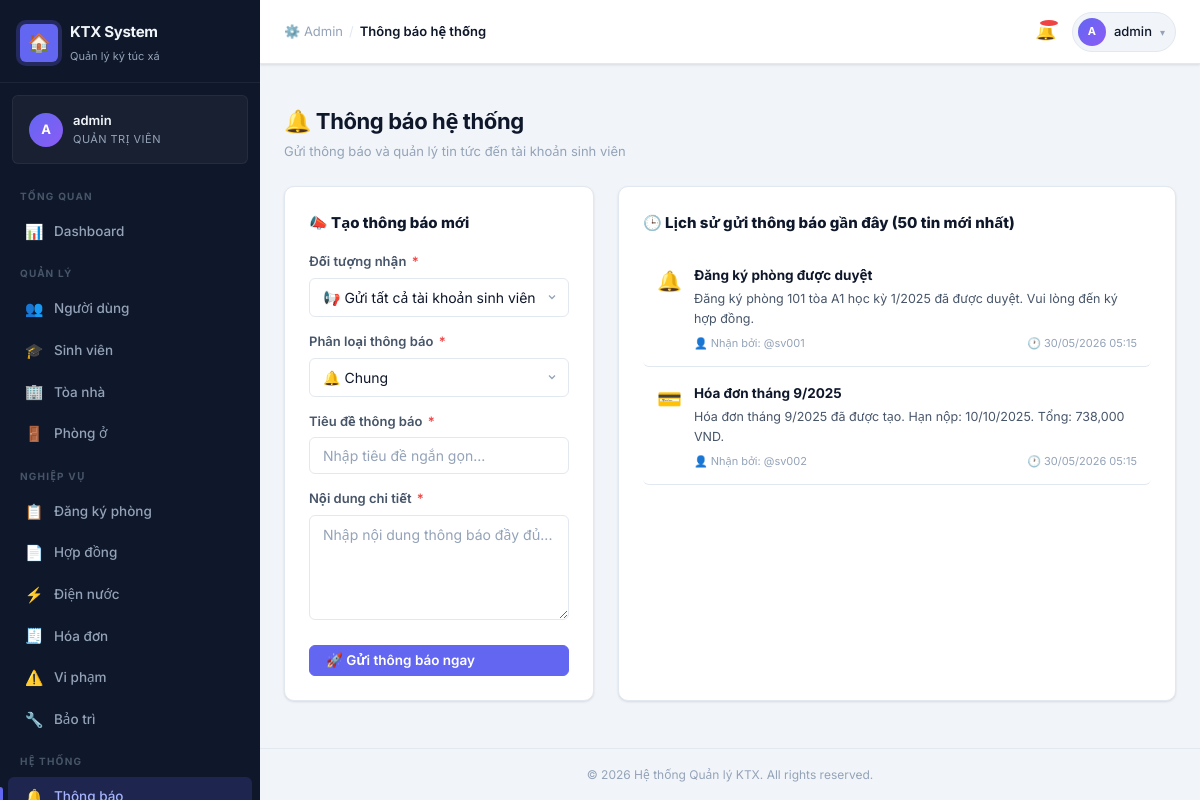
Screenshot of /public/admin/notifications (signed in) with the database file from the repository.
### tables this page shows
CREATE TABLE `notifications` (
  `id`       INT UNSIGNED  NOT NULL AUTO_INCREMENT,
  `user_id`  INT UNSIGNED  NOT NULL,
  `title`    VARCHAR(200)  NOT NULL,
  `message`  TEXT          NOT NULL,
  `type`     ENUM('registration','contract','invoice',
                  'violation','maintenance','system')
             NOT NULL DEFAULT 'system',
  `is_read`  TINYINT(1)    NOT NULL DEFAULT 0,
  `sent_at`  DATETIME      NOT NULL DEFAULT CURRENT_TIMESTAMP,
  `read_at`  DATETIME      NULL DEFAULT NULL,
  PRIMARY KEY (`id`),
  KEY `idx_notif_user`    (`user_id`),
  KEY `idx_notif_is_read` (`is_read`),
  KEY `idx_notif_type`    (`type`),
  CONSTRAINT `fk_notif_user`
    FOREIGN KEY (`user_id`) REFERENCES `users`(`id`)
    ON UPDATE CASCADE ON DELETE CASCADE
);

CREATE TABLE `users` (
  `id`           INT UNSIGNED     NOT NULL AUTO_INCREMENT,
  `username`     VARCHAR(50)      NOT NULL,
  `email`        VARCHAR(100)     NOT NULL,
  `password_hash`VARCHAR(255)     NOT NULL COMMENT 'Dùng password_hash() PHP',
  `role`         ENUM('admin','student') NOT NULL DEFAULT 'student',
  `status`       ENUM('active','inactive','banned') NOT NULL DEFAULT 'active',
  `created_at`   DATETIME         NOT NULL DEFAULT CURRENT_TIMESTAMP,
  `updated_at`   DATETIME         NOT NULL DEFAULT CURRENT_TIMESTAMP
                                  ON UPDATE CURRENT_TIMESTAMP,
  PRIMARY KEY (`id`),
  UNIQUE KEY `uq_users_username` (`username`),
  UNIQUE KEY `uq_users_email`    (`email`)
);

### app/core/BaseController.php (called while the page is built, shortened)
<?php
require_once __DIR__ . '/Database.php';
abstract class BaseController
{
    protected string $viewPath   = __DIR__ . '/../views';
    public function __construct()
    {
        $this->db = Database::getInstance();
    }
    protected function view(
        string       $view,
        array        $data   = [],
        string|false $layout = null
    ): void {
        $viewFile = $this->viewPath . '/' . str_replace('.', '/', $view) . '.php';
        $data['_flash']     = $this->getFlash();
        $data['_auth']      = $this->auth();
        $data['_old']       = $_SESSION['_old_input'] ?? [];
        $flatErrors = [];
        $data['_errors']    = $flatErrors;
        $data['_csrfToken'] = $this->csrfToken();
        extract($data, EXTR_SKIP);
        require $viewFile;
    }
    private function getFlash(): array
    {
        $flash = $_SESSION['_flash'] ?? [];
        return $flash;
    }
    protected function auth(?string $key = null): mixed
    {
        $user = $_SESSION['_auth_user'] ?? null;
        if ($key === null) return $user;
        return $user[$key] ?? null;
    }
    protected function csrfToken(): string
    {
        return $_SESSION['_csrf_token'];
    }
}

### app/controllers/NotificationController.php (called while the page is built, shortened)
<?php
require_once __DIR__ . '/../core/BaseController.php';
class NotificationController extends BaseController
{
    public function adminIndex(array $params = []): void
    {
        $notifications = $this->db->select("
            SELECT n.*, u.username AS receiver_username
            FROM notifications n
            LEFT JOIN users u ON u.id = n.user_id
            ORDER BY n.sent_at DESC
            LIMIT 50
        ");
        $students = $this->db->select("
            SELECT s.id, s.full_name, s.student_code, s.user_id
            FROM students s
            ORDER BY s.student_code
        ");
        $this->view('admin/notifications/index', [
            'title'         => 'Thông báo hệ thống',
            'notifications' => $notifications,
            'students'      => $students
        ]);
    }
}

### middleware/Middleware.php (called while the page is built, shortened)
<?php
class AuthMiddleware
{
    public function handle(callable $next): void
    {
        $next();
    }
}
class AdminMiddleware
{
    public function handle(callable $next): void
    {
        $next();
    }
}

### public/index.php (called while the page is built, shortened)
<?php
require_once BASE_PATH . '/app/core/Database.php';
require_once BASE_PATH . '/app/core/BaseController.php';
require_once BASE_PATH . '/app/core/Router.php';
require_once BASE_PATH . '/middleware/Middleware.php';
try {
    Router::getInstance()->dispatch();
} catch (DatabaseException $e) {
    http_response_code(500);
    error_log('[FATAL] ' . $e->getMessage());
    if (str_contains($_SERVER['HTTP_ACCEPT'] ?? '', 'application/json')) {
        header('Content-Type: application/json');
        echo json_encode(['success' => false, 'message' => 'Lỗi máy chủ. Vui lòng thử lại.']);
    } else {
        require BASE_PATH . '/app/views/errors/500.php';
    }
} catch (\Throwable $e) {
    http_response_code(500);
    error_log('[FATAL] ' . $e->getMessage() . ' in ' . $e->getFile() . ':' . $e->getLine());
    if (defined('APP_DEBUG') && APP_DEBUG) {
        echo "<pre><strong>{$e->getMessage()}</strong>\n{$e->getTraceAsString()}</pre>";
    } else {
        require BASE_PATH . '/app/views/errors/500.php';
    }
}

### app/core/Database.php (called while the page is built, shortened)
<?php
class Database
{
    private static ?Database $instance = null;
    private PDO $pdo;
    private array $stmtCache = [];
    private function __construct()
    {
        $dsn = sprintf(
            'mysql:host=%s;port=%s;dbname=%s;charset=%s',
            DB_HOST,
            DB_PORT,
            DB_NAME,
            DB_CHARSET
        );
        $options = [
            PDO::ATTR_ERRMODE            => PDO::ERRMODE_EXCEPTION,
            PDO::ATTR_DEFAULT_FETCH_MODE => PDO::FETCH_ASSOC,
            PDO::ATTR_EMULATE_PREPARES   => false,
            PDO::ATTR_STRINGIFY_FETCHES  => false,
            PDO::ATTR_PERSISTENT         => false,
            PDO::MYSQL_ATTR_INIT_COMMAND => "SET NAMES utf8mb4 COLLATE utf8mb4_unicode_ci",
        ];
        try {
            $this->pdo = new PDO($dsn, DB_USER, DB_PASS, $options);
        } catch (PDOException $e) {
            throw new DatabaseException(
                APP_DEBUG
                    ? 'Kết nối database thất bại: ' . $e->getMessage()
                    : 'Không thể kết nối đến cơ sở dữ liệu. Vui lòng thử lại sau.',
                (int)$e->getCode(),
                $e
            );
        }
    }
    public static function getInstance(): static
    {
        if (static::$instance === null) {
            static::$instance = new static();
        }
        return static::$instance;
    }
    public function query(string $sql, array $params = []): PDOStatement
    {
        $startTime = microtime(true);
        try {
            $cacheKey = md5($sql);
            if (!isset($this->stmtCache[$cacheKey])) {
                $this->stmtCache[$cacheKey] = $this->pdo->prepare($sql);
            }
            $stmt = $this->stmtCache[$cacheKey];
            $stmt->execute($params);
            $elapsed = microtime(true) - $startTime;
            return $stmt;
        } catch (PDOException $e) {
            throw new DatabaseException(
                APP_DEBUG
                    ? "Query thất bại: {$e->getMessage()} | SQL: {$sql}"
                    : 'Lỗi truy vấn cơ sở dữ liệu.',
                (int)$e->getCode(),
                $e
            );
        }
    }
    public function select(string $sql, array $params = []): array
    {
        return $this->query($sql, $params)->fetchAll();
    }
}

### app/views/admin/notifications/index.php (the view, shortened to what this page needs)
<div class="page-header">
  <div>
    <h1 class="page-title">🔔 Thông báo hệ thống</h1>
    <p class="page-subtitle">Gửi thông báo và quản lý tin tức đến tài khoản sinh viên</p>
  </div>
</div>
<div class="grid-2" style="grid-template-columns: 1fr 1.8fr; gap: 24px;">
  <div class="card" style="padding: 24px; height: fit-content;">
    <h3 style="font-size: 15px; font-weight: 800; color: var(--txt-primary); margin-bottom: 16px;">📣 Tạo thông báo mới</h3>
    <form id="formSendNotif" onsubmit="sendNotification(event)">
      <div class="form-group" style="margin-bottom: 14px;">
        <label class="form-label">Đối tượng nhận <span class="req">*</span></label>
        <select name="target" class="form-control" required>
          <option value="all">📢 Gửi tất cả tài khoản sinh viên (Broadcast)</option>
        </select>
      </div>
      <div class="form-group" style="margin-bottom: 14px;">
        <label class="form-label">Phân loại thông báo <span class="req">*</span></label>
        <select name="type" class="form-control" required>
          <option value="general">🔔 Chung</option>
        </select>
      </div>
      <div class="form-group" style="margin-bottom: 14px;">
        <label class="form-label">Tiêu đề thông báo <span class="req">*</span></label>
        <input type="text" name="title" class="form-control" placeholder="Nhập tiêu đề ngắn gọn..." required>
      </div>
      <div class="form-group" style="margin-bottom: 18px;">
        <label class="form-label">Nội dung chi tiết <span class="req">*</span></label>
        <textarea name="message" class="form-control" rows="5" placeholder="Nhập nội dung thông báo đầy đủ..." required></textarea>
      </div>
      <button type="submit" class="btn btn-primary" style="width:100%;">🚀 Gửi thông báo ngay</button>
    </form>
  </div>
  <div class="card" style="padding: 24px;">
    <h3 style="font-size: 15px; font-weight: 800; color: var(--txt-primary); margin-bottom: 16px;">🕒 Lịch sử gửi thông báo gần đây (50 tin mới nhất)</h3>
    <?php if (!empty($notifications)): ?>
      <div class="notif-list" style="max-height: 500px; overflow-y: auto;">
        <?php foreach ($notifications as $n): ?>
          <?php
            $type = $n['type'] ?? 'general';
            $icon = match($type) {
                'invoice'   => '💳',
                'violation' => '⚠️',
                'contract'  => '📄',
                'system'    => '⚙️',
                default     => '🔔'
            };
            $receiver = $n['receiver_username'] ? '👤 Nhận bởi: @' . htmlspecialchars($n['receiver_username']) : '📢 Phát sóng (Broadcast)';
          ?>
          <div class="notif-item" style="padding: 14px; border-bottom: 1px solid var(--border); display: flex; gap: 12px;">
            <div style="font-size: 20px; flex-shrink: 0;"><?= $icon ?></div>
            <div style="flex: 1; min-width: 0;">
              <h4 style="font-size: 13.5px; font-weight: 700; color: var(--txt-primary); margin: 0 0 2px 0;"><?= htmlspecialchars($n['title']) ?></h4>
              <p style="color: var(--txt-secondary); font-size: 12.5px; margin: 0 0 6px 0;"><?= htmlspecialchars($n['message']) ?></p>
              <div style="display: flex; justify-content: space-between; font-size: 11px; color: var(--txt-muted);">
                <span><?= $receiver ?></span>
                <span>🕐 <?= date('d/m/Y H:i', strtotime($n['sent_at'])) ?></span>
              </div>
            </div>
          </div>
        <?php endforeach; ?>
      </div>
    <?php endif; ?>
  </div>
</div>

### app/core/Router.php (shortened to what this page needs)
<?php
class Router
{
    private array $routes = [];
    private array $groupStack = [];
    private int $lastIndex = -1;
    public function name(string $name): static
    {
        if ($this->lastIndex >= 0) {
            $this->routes[$this->lastIndex]['name'] = $name;
        }
        return $this;
    }
    public function middleware(string|array $middleware): static
    {
        if ($this->lastIndex >= 0) {
            $existing = $this->routes[$this->lastIndex]['middleware'];
            $add      = (array)$middleware;
            $this->routes[$this->lastIndex]['middleware'] = array_unique([...$existing, ...$add]);
        }
        return $this;
    }
    public function where(string $param, string $regex): static
    {
        if ($this->lastIndex >= 0) {
            $this->routes[$this->lastIndex]['constraints'][$param] = $regex;
        }
        return $this;
    }
    public function group(string $prefix, callable $callback, array $middleware = []): static
    {
        $parentPrefix     = $this->currentGroupPrefix();
        $parentMiddleware = $this->currentGroupMiddleware();
        $this->groupStack[] = [
            'prefix'     => $parentPrefix . $prefix,
            'middleware' => array_unique([...$parentMiddleware, ...$middleware]),
        ];
        array_pop($this->groupStack);
        return $this;
    }
    public function dispatch(): void
    {
        $method = $this->resolveMethod();
        $uri    = $this->resolveUri();
        foreach ($this->routes as $route) {
            if ($route['method'] !== $method) {
                continue;
            }
            $params = [];
            if (!$this->matchRoute($route, $uri, $params)) {
                continue;
            }
            $this->runMiddleware($route['middleware'], function () use ($route, $params) {
                $this->callHandler($route['handler'], $params);
            });
            return;
        }
    }
    private function addRoute(string $method, string $uri, string|callable $handler): static
    {
        $prefix     = $this->currentGroupPrefix();
        $middleware = $this->currentGroupMiddleware();
        $fullUri    = $prefix . ($uri === '/' ? '' : $uri) ?: '/';
        $this->routes[] = [
            'method'       => strtoupper($method),
            'original_uri' => $fullUri,
            'pattern'      => $this->buildPattern($fullUri),
            'param_names'  => $this->extractParamNames($fullUri),
            'handler'      => $handler,
            'middleware'   => $middleware,
            'name'         => null,
            'constraints'  => [],
        ];
        $this->lastIndex = count($this->routes) - 1;
        return $this;
    }
    private function buildPattern(string $uri): string
    {
        $pattern = preg_replace_callback(
            '/:([a-zA-Z_][a-zA-Z0-9_]*)/',
            fn($m) => '(?P<' . $m[1] . '>[^/]+)',
            $uri
        );
        return '#^' . $pattern . '$#u';
    }
    private function extractParamNames(string $uri): array
    {
        preg_match_all('/:([a-zA-Z_][a-zA-Z0-9_]*)/', $uri, $matches);
        return $matches[1];
    }
    private function matchRoute(array $route, string $uri, array &$params): bool
    {
        $pattern = $route['pattern'];
        foreach ($route['constraints'] as $param => $regex) {
            $pattern = str_replace(
                "(?P<{$param}>[^/]+)",
                "(?P<{$param}>{$regex})",
                $pattern
            );
        }
        if (!preg_match($pattern, $uri, $matches)) {
            return false;
        }
        return true;
    }
    private function callHandler(string|callable $handler, array $params): void
    {
        [$class, $method] = explode('@', $handler, 2);
        $controller = new $class();
        $controller->$method($params);
    }
    private function runMiddleware(array $middleware, callable $final): void
    {
        $pipeline = array_reduce(
            array_reverse($middleware),
            function (callable $carry, string $name): callable {
                return function () use ($name, $carry): void {
                    $mw = $this->resolveMiddleware($name);
                    $mw->handle($carry);
                };
            },
            $final
        );
        $pipeline();
    }
    private function resolveMiddleware(string $name): object
    {
        return new $class();
    }
    private function resolveMethod(): string
    {
        $method = strtoupper($_SERVER['REQUEST_METHOD'] ?? 'GET');
        return $method;
    }
    private function resolveUri(): string
    {
        $uri = $_SERVER['REQUEST_URI'] ?? '/';
        $scriptDir = rtrim(dirname($_SERVER['SCRIPT_NAME']), '/\\');
        $rootDir   = rtrim(dirname($scriptDir), '/\\');
        if ($scriptDir !== '' && $scriptDir !== '/' && str_starts_with($uri, $scriptDir)) {
            $uri = substr($uri, strlen($scriptDir));
        } elseif ($rootDir !== '' && $rootDir !== '/' && $rootDir !== '\\' && str_starts_with($uri, $rootDir)) {
            $uri = substr($uri, strlen($rootDir));
        }
        return ('/' . trim(urldecode($uri), '/')) ?: '/';
    }
    private function currentGroupPrefix(): string
    {
        return empty($this->groupStack)
            ? ''
            : end($this->groupStack)['prefix'];
    }
    private function currentGroupMiddleware(): array
    {
        return empty($this->groupStack)
            ? []
            : end($this->groupStack)['middleware'];
    }
}

### rows the page displays
notifications: type "🔔", title "Đăng ký phòng được duyệt", message "Đăng ký phòng 101 tòa A1 học kỳ 1/2025 đã được duyệt. Vui lòng đến ký hợp đồng.", user.username "👤 Nhận bởi: @sv001", sent_at "30/05/2026 05:15"
notifications: type "💳", title "Hóa đơn tháng 9/2025", message "Hóa đơn tháng 9/2025 đã được tạo. Hạn nộp: 10/10/2025. Tổng: 738,000 VND.", user.username "👤 Nhận bởi: @sv002", sent_at "30/05/2026 05:15"

### other values shown
$icon "📊 👥 🎓 🏢 🚪 📋 📄 ⚡ 🧾 ⚠️ 🔧"
$label "Dashboard Người dùng Sinh viên Tòa nhà Phòng ở Đăng ký phòng Hợp đồng Điện nước Hóa đơn Vi phạm Bảo trì"
